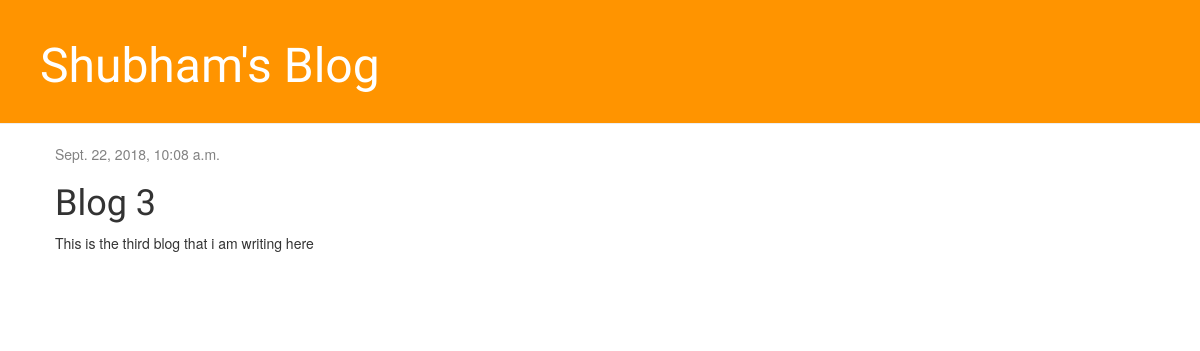
The app's page /post/4/ with its own data.
### blog/models.py (models this page shows, shortened)
class Post(models.Model):# defines our model (it is an object).Post created is a model hence we inherit models.Model o Django knows that it should be saved in the database.
    author = models.ForeignKey('auth.User', on_delete=models.CASCADE)
    title = models.CharField(max_length=200)
    text = models.TextField()
    created_date = models.DateTimeField(
            default=timezone.now)
    published_date = models.DateTimeField(
            blank=True, null=True)

### blog/views.py (the view)
# urls.py: path('post/<int:pk>/', views.post_detail, name='post_detail'),
def post_detail(request, pk):
    post = get_object_or_404(Post, pk=pk) # In case there is no Post with the given pk, it will display much nicer page, the Page Not Found 404 page
    return render(request, 'blog/post_detail.html', {'post': post})

### blog/templates/blog/post_detail.html (shortened to what this page needs)
{% extends 'blog/base.html' %}
{% block content %}
    <div class="post">
        {% if post.published_date %}
            <div class="date">
                {{ post.published_date }}
            </div>
        {% endif %}
        <h1>{{ post.title }}</h1>
        <p>{{ post.text|linebreaksbr }}</p>
    </div>
{% endblock %}

### blog/static/css/blog.css (style rules this page uses)
h1, h2, h3, h4 { font-family: 'Lobster', cursive; }
.date { color: #828282; }
.post { margin-bottom: 70px; }

### records on screen
Post: published_date "Sept. 22, 2018, 10:08 a.m.", title "Blog 3", text "This is the third blog that i am writing here"
